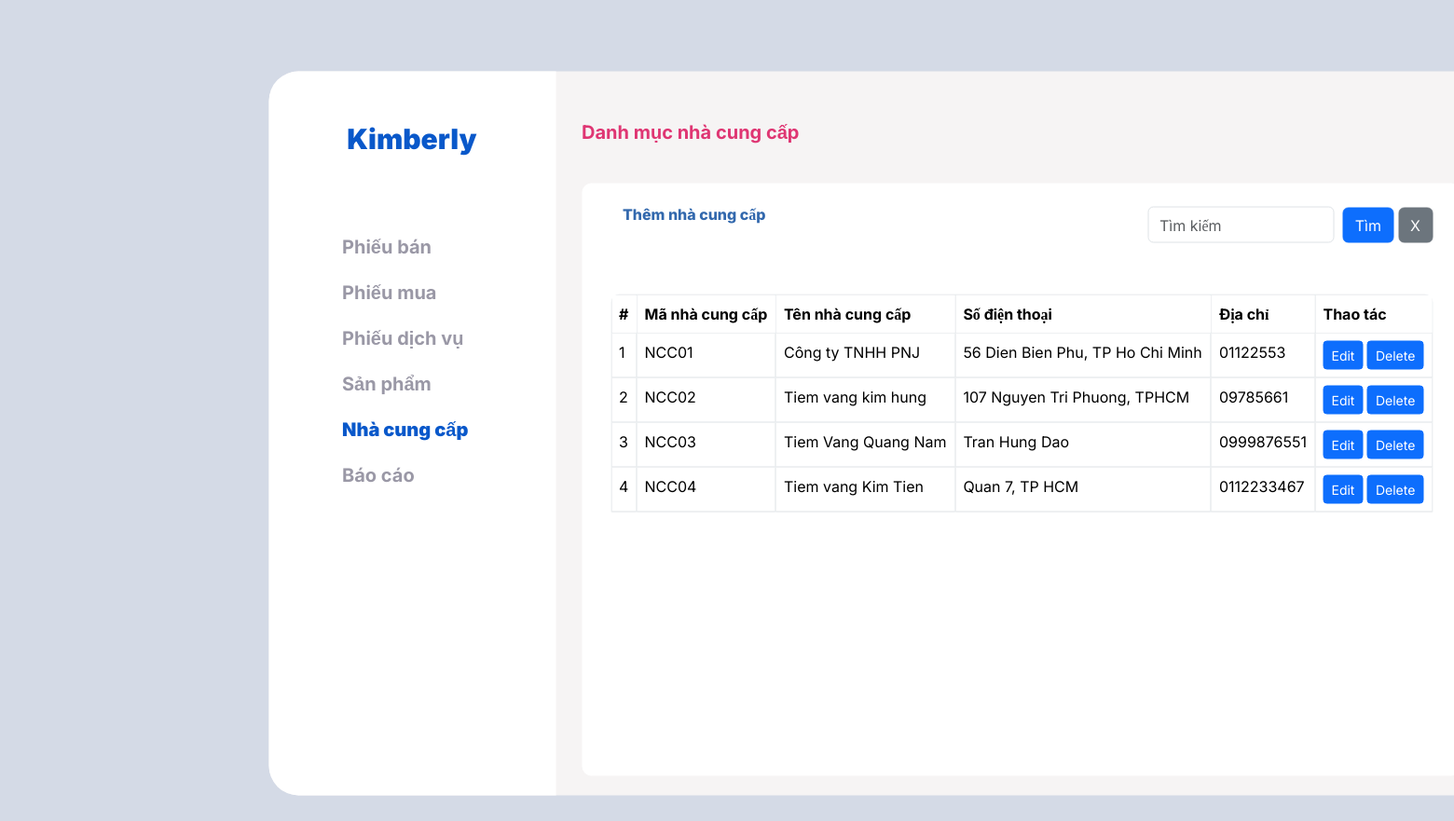
Before: /Frontend/nhaCungCap.php (signed in) with the older database file.
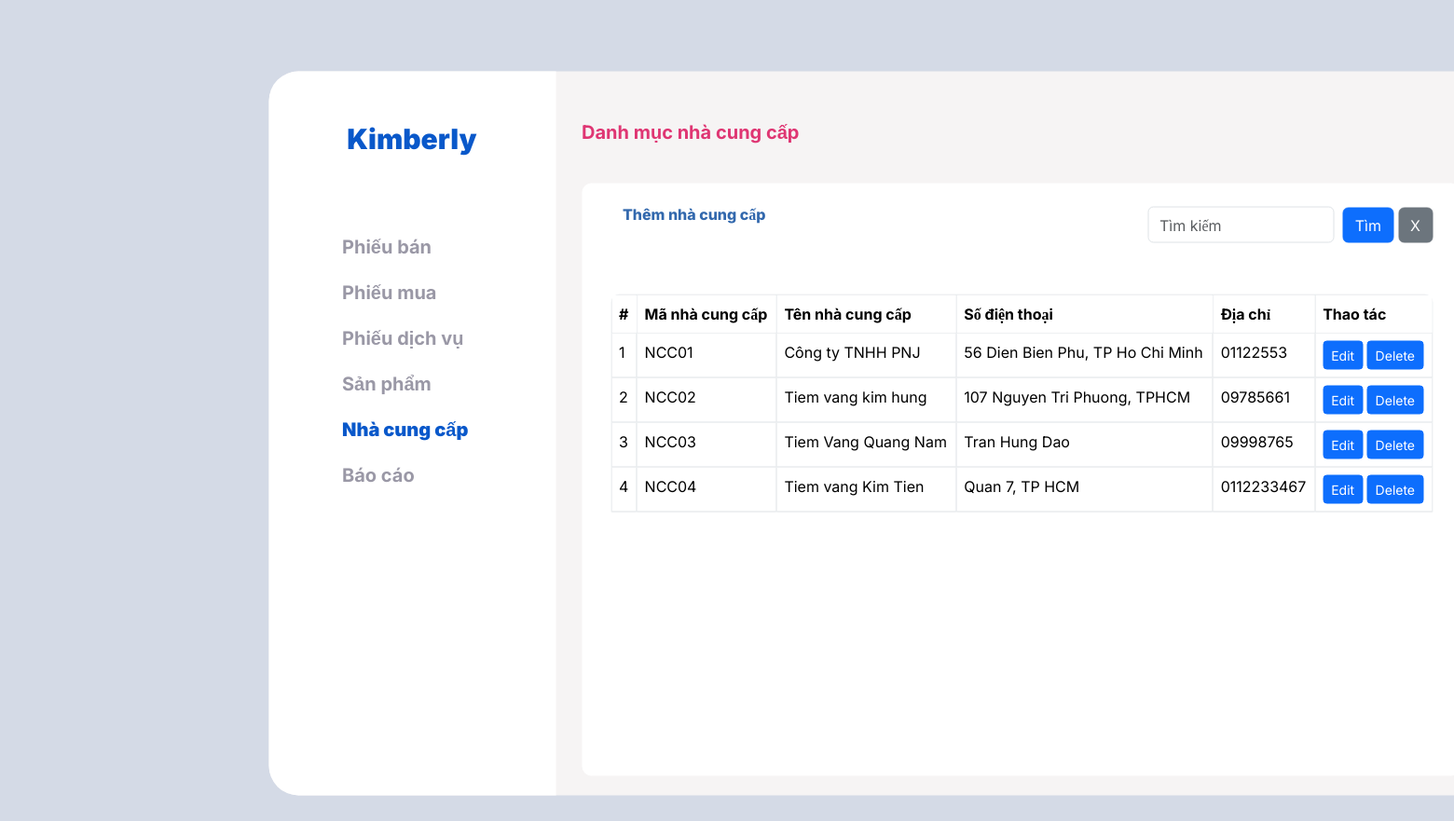
After: the same page with the newer database file.
### tables this page shows
CREATE TABLE `suppliers` (
  `MaNCC` varchar(20) NOT NULL,
  `ten` varchar(255) NOT NULL,
  `diachi` varchar(255) DEFAULT NULL,
  `sdt` varchar(20) DEFAULT NULL
);

### BackEnd/NCC/display_suppliers.php (the view, shortened to what this page needs)
<?php
include "../Form_login/db_conn.php";
if (isset($conn)) {
    $sql = "SELECT MaNCC, ten, sdt, diachi FROM suppliers";
    $result = $conn->query($sql);
    if ($result) {
        if ($result->num_rows > 0) {
            echo "<table class='table table-hover table-bordered' align='center'>";
            echo "<thead>
                    <tr>
                      <th scope='col'>#</th>
                      <th scope='col'>Mã nhà cung cấp</th>
                      <th scope='col'>Tên nhà cung cấp</th>
                      <th scope='col'>Số điện thoại</th>
                      <th scope='col'>Địa chỉ</th>
                      <th scope='col'>Thao tác</th>
                    </tr>
                  </thead>";
            echo "<tbody>";
            $i = 1;
            while($row = $result->fetch_assoc()) {
                $maNCC = htmlspecialchars($row["MaNCC"]);
                $ten = htmlspecialchars($row["ten"]);
                $diachi = htmlspecialchars($row["diachi"]);
                $sdt = htmlspecialchars($row["sdt"]);
                echo "<tr>";
                echo "<td>". $i++ ."</td>";
                echo "<td>". $maNCC ."</td>";
                echo "<td>" . $ten . "</td>";
                echo "<td>" . $diachi . "</td>";
                echo "<td>" . $sdt . "</td>";
                echo "<td>
                <button class='btn btn-primary btn-sm' onclick='openEditPopup(\"$maNCC\", \"$ten\", \"$diachi\", \"$sdt\")'>Edit</button>
                <button class='btn btn-primary btn-sm' onclick='deleteSupplier(\"$maNCC\")'>Delete</button>
                    </td>";
                echo "</tr>";
            }
            echo "</tbody>";
            echo "</table>";
        } else {
            echo "<p align='center'>Không có nhà cung cấp nào</p>";
        }
    } else {
        echo "Lỗi: " . $conn->error;
    }
} else {
    echo "Lỗi kết nối cơ sở dữ liệu.";
}
?>

Changed rows visible on the page:
changed suppliers "NCC03": sdt "0999876551" → "09998765"
